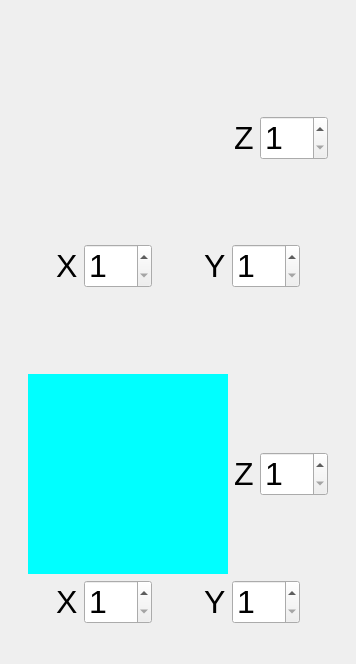
        <widget class="QWidget" name="Box">
         <property name="geometry">
          <rect>
           <x>0</x>
           <y>0</y>
           <width>356</width>
           <height>664</height>
          </rect>
         </property>
         <attribute name="label">
          <string>Box</string>
         </attribute>
         <layout class="QVBoxLayout" name="verticalLayout_12">
          <item>
           <spacer name="verticalSpacer_7">
            <property name="orientation">
             <enum>Qt::Vertical</enum>
            </property>
            <property name="sizeHint" stdset="0">
             <size>
              <width>20</width>
              <height>31</height>
             </size>
            </property>
           </spacer>
          </item>
          <item>
           <layout class="QVBoxLayout" name="verticalLayout_6">
            <item>
             <layout class="QHBoxLayout" name="horizontalLayout_14">
              <item>
               <spacer name="horizontalSpacer_16">
                <property name="orientation">
                 <enum>Qt::Horizontal</enum>
                </property>
                <property name="sizeHint" stdset="0">
                 <size>
                  <width>40</width>
                  <height>20</height>
                 </size>
                </property>
               </spacer>
              </item>
              <item>
               <widget class="QLabel" name="labelPutBoxPic">
                <property name="minimumSize">
                 <size>
                  <width>200</width>
                  <height>200</height>
                 </size>
                </property>
                <property name="maximumSize">
                 <size>
                  <width>200</width>
                  <height>200</height>
                 </size>
                </property>
                <property name="styleSheet">
                 <string notr="true"/>
                </property>
                <property name="text">
                 <string/>
                </property>
                <property name="pixmap">
                 <pixmap resource="assets.qrc">:/resource/assets/putBox.png</pixmap>
                </property>
                <property name="scaledContents">
                 <bool>true</bool>
                </property>
               </widget>
              </item>
              <item>
               <widget class="QLabel" name="labelPutBoxZ">
                <property name="styleSheet">
                 <string notr="true">font-size: 32px;</string>
                </property>
                <property name="text">
                 <string>Z</string>
                </property>
               </widget>
              </item>
              <item>
               <widget class="QSpinBox" name="spinPutBoxZ">
                <property name="styleSheet">
                 <string notr="true">font-size: 32px;</string>
                </property>
                <property name="minimum">
                 <number>1</number>
                </property>
               </widget>
              </item>
              <item>
               <spacer name="horizontalSpacer_38">
                <property name="orientation">
                 <enum>Qt::Horizontal</enum>
                </property>
                <property name="sizeHint" stdset="0">
                 <size>
                  <width>40</width>
                  <height>20</height>
                 </size>
                </property>
               </spacer>
              </item>
             </layout>
            </item>
            <item>
             <layout class="QHBoxLayout" name="horizontalLayout_16">
              <item>
               <spacer name="horizontalSpacer_17">
                <property name="orientation">
                 <enum>Qt::Horizontal</enum>
                </property>
                <property name="sizeHint" stdset="0">
                 <size>
                  <width>40</width>
                  <height>20</height>
                 </size>
                </property>
               </spacer>
              </item>
              <item>
               <layout class="QHBoxLayout" name="horizontalLayout_13">
                <item>
                 <widget class="QLabel" name="labelPutBoxX">
                  <property name="styleSheet">
                   <string notr="true">font-size: 32px;</string>
                  </property>
                  <property name="text">
                   <string>X</string>
                  </property>
                 </widget>
                </item>
                <item>
                 <widget class="QSpinBox" name="spinPutBoxX">
                  <property name="styleSheet">
                   <string notr="true">font-size: 32px;</string>
                  </property>
                  <property name="minimum">
                   <number>1</number>
                  </property>
                 </widget>
                </item>
               </layout>
              </item>
              <item>
               <spacer name="horizontalSpacer_18">
                <property name="orientation">
                 <enum>Qt::Horizontal</enum>
                </property>
                <property name="sizeHint" stdset="0">
                 <size>
                  <width>40</width>
                  <height>20</height>
                 </size>
                </property>
               </spacer>
              </item>
              <item>
               <layout class="QHBoxLayout" name="horizontalLayout_15">
                <item>
                 <widget class="QLabel" name="labelPutBoxY">
                  <property name="styleSheet">
                   <string notr="true">font-size: 32px;</string>
                  </property>
                  <property name="text">
                   <string>Y</string>
                  </property>
                 </widget>
                </item>
                <item>
                 <widget class="QSpinBox" name="spinPutBoxY">
                  <property name="styleSheet">
                   <string notr="true">font-size: 32px;</string>
                  </property>
                  <property name="minimum">
                   <number>1</number>
                  </property>
                 </widget>
                </item>
               </layout>
              </item>
              <item>
               <spacer name="horizontalSpacer_19">
                <property name="orientation">
                 <enum>Qt::Horizontal</enum>
                </property>
                <property name="sizeHint" stdset="0">
                 <size>
                  <width>40</width>
                  <height>20</height>
                 </size>
                </property>
               </spacer>
              </item>
             </layout>
            </item>
           </layout>
          </item>
          <item>
           <spacer name="verticalSpacer_8">
            <property name="orientation">
             <enum>Qt::Vertical</enum>
            </property>
            <property name="sizeType">
             <enum>QSizePolicy::Minimum</enum>
            </property>
            <property name="sizeHint" stdset="0">
             <size>
              <width>20</width>
              <height>80</height>
             </size>
            </property>
           </spacer>
          </item>
          <item>
           <layout class="QVBoxLayout" name="verticalLayout_7">
            <item>
             <layout class="QHBoxLayout" name="horizontalLayout_17">
              <item>
               <spacer name="horizontalSpacer_20">
                <property name="orientation">
                 <enum>Qt::Horizontal</enum>
                </property>
                <property name="sizeHint" stdset="0">
                 <size>
                  <width>40</width>
                  <height>20</height>
                 </size>
                </property>
               </spacer>
              </item>
              <item>
               <widget class="QLabel" name="labelCutBoxPic">
                <property name="minimumSize">
                 <size>
                  <width>200</width>
                  <height>200</height>
                 </size>
                </property>
                <property name="maximumSize">
                 <size>
                  <width>200</width>
                  <height>200</height>
                 </size>
                </property>
                <property name="styleSheet">
                 <string notr="true">background: cyan;</string>
                </property>
                <property name="text">
                 <string/>
                </property>
                <property name="pixmap">
                 <pixmap resource="assets.qrc">:/resource/assets/cutBox.png</pixmap>
                </property>
                <property name="scaledContents">
                 <bool>true</bool>
                </property>
               </widget>
              </item>
              <item>
               <widget class="QLabel" name="labelCutBoxZ">
                <property name="styleSheet">
                 <string notr="true">font-size: 32px;</string>
                </property>
                <property name="text">
                 <string>Z</string>
                </property>
               </widget>
              </item>
              <item>
               <widget class="QSpinBox" name="spinCutBoxZ">
                <property name="styleSheet">
                 <string notr="true">font-size: 32px;</string>
                </property>
                <property name="minimum">
                 <number>1</number>
                </property>
               </widget>
              </item>
              <item>
               <spacer name="horizontalSpacer_39">
                <property name="orientation">
                 <enum>Qt::Horizontal</enum>
                </property>
                <property name="sizeHint" stdset="0">
                 <size>
                  <width>40</width>
                  <height>20</height>
                 </size>
                </property>
               </spacer>
              </item>
             </layout>
            </item>
            <item>
             <layout class="QHBoxLayout" name="horizontalLayout_18">
              <item>
               <spacer name="horizontalSpacer_21">
                <property name="orientation">
                 <enum>Qt::Horizontal</enum>
                </property>
                <property name="sizeHint" stdset="0">
                 <size>
                  <width>40</width>
                  <height>20</height>
                 </size>
                </property>
               </spacer>
              </item>
              <item>
               <layout class="QHBoxLayout" name="horizontalLayout_19">
                <item>
                 <widget class="QLabel" name="labelCutBoxX">
                  <property name="styleSheet">
                   <string notr="true">font-size: 32px;</string>
                  </property>
                  <property name="text">
                   <string>X</string>
                  </property>
                 </widget>
                </item>
                <item>
                 <widget class="QSpinBox" name="spinCutBoxX">
                  <property name="styleSheet">
                   <string notr="true">font-size: 32px;</string>
                  </property>
                  <property name="minimum">
                   <number>1</number>
                  </property>
                 </widget>
                </item>
               </layout>
              </item>
              <item>
               <spacer name="horizontalSpacer_22">
                <property name="orientation">
                 <enum>Qt::Horizontal</enum>
                </property>
                <property name="sizeHint" stdset="0">
                 <size>
                  <width>40</width>
                  <height>20</height>
                 </size>
                </property>
               </spacer>
              </item>
              <item>
               <layout class="QHBoxLayout" name="horizontalLayout_20">
                <item>
                 <widget class="QLabel" name="labelCutBoxY">
                  <property name="styleSheet">
                   <string notr="true">font-size: 32px;</string>
                  </property>
                  <property name="text">
                   <string>Y</string>
                  </property>
                 </widget>
                </item>
                <item>
                 <widget class="QSpinBox" name="spinCutBoxY">
                  <property name="styleSheet">
                   <string notr="true">font-size: 32px;</string>
                  </property>
                  <property name="minimum">
                   <number>1</number>
                  </property>
                 </widget>
                </item>
               </layout>
              </item>
              <item>
               <spacer name="horizontalSpacer_23">
                <property name="orientation">
                 <enum>Qt::Horizontal</enum>
                </property>
                <property name="sizeHint" stdset="0">
                 <size>
                  <width>40</width>
                  <height>20</height>
                 </size>
                </property>
               </spacer>
              </item>
             </layout>
            </item>
           </layout>
          </item>
          <item>
           <spacer name="verticalSpacer_9">
            <property name="orientation">
             <enum>Qt::Vertical</enum>
            </property>
            <property name="sizeHint" stdset="0">
             <size>
              <width>20</width>
              <height>32</height>
             </size>
            </property>
           </spacer>
          </item>
         </layout>
        </widget>
